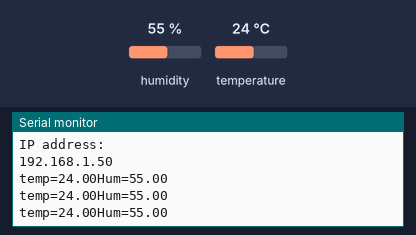
Recording of a sketch running on a simulated ESP8266 (NodeMCU). Shown: the last lines printed to the serial monitor. The inputs (shaded band) are chosen by the test bench; at power-on: humidity 55 %, temperature 24 °C. WiFi joins after 1.5 s; servers stay silent unless stated; uploads are accepted with an empty reply.

Above: at 2.7 s.
2.8 s: humidity set to 22 %
At 4.0 s:
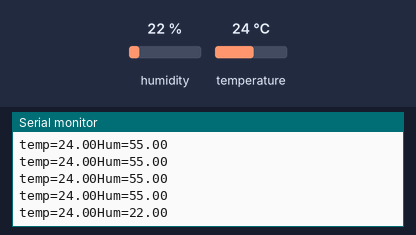
5.5 s: temperature set to 12 °C
At 11.4 s:
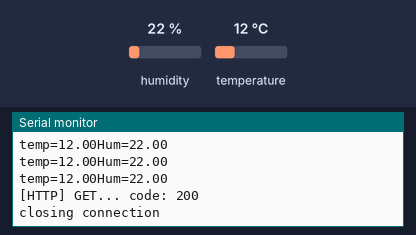
11.5 s: humidity set to 40 %
At 12.3 s:
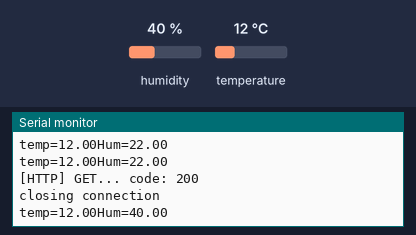
Timing chart, 0 to 14.5 s (numbered marks = the images above; inputs shaded):
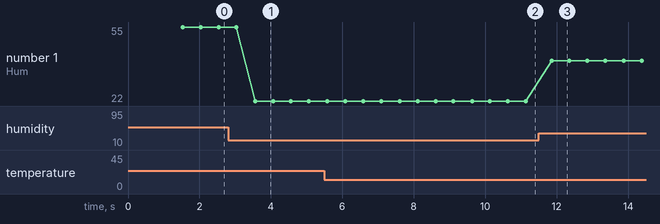

Measured:
- after the input at 2.8 s, the serial monitor: prints a new line after 0.76 s (image 1)
- after the input at 5.5 s, the serial monitor: prints a new line after 0.08 s (image 2)
- after the input at 11.5 s, the serial monitor: prints a new line after 0.36 s (image 3)
- plotted number 1: 55 → 22 after the input at 2.8 s, 22 → 40 after the input at 11.5 s

The sketch:

sketch_dht_000webhost_1.0.ino
```cpp
#include <ESP8266WiFi.h>
#include <ESP8266HTTPClient.h>
#include <WiFiClient.h>
#include <WiFiClientSecure.h>
#include <DHT.h>


const char* ssid = "IOT";
const char* password = "ELECSTARK";


#define DHTPIN D5
#define DHTTYPE DHT11

 int cloud=0;


DHT dht(DHTPIN, DHTTYPE);
 void setup() {
  Serial.begin(115200);

  delay(10);
dht.begin();
  // We start by connecting to a WiFi network

  Serial.println();
  Serial.println();
  Serial.print("Connecting to ");
  Serial.println(ssid);

  WiFi.begin(ssid, password);

  while (WiFi.status() != WL_CONNECTED) {
    delay(500);
    Serial.print(".");
  }

  Serial.println("");
  Serial.println("WiFi connected");
  Serial.println("IP address: ");
  Serial.println(WiFi.localIP());
}

int value = 0;

void loop() {
float h = dht.readHumidity();
float t = dht.readTemperature();
//float t=30;
//float h=80;
Serial.print("temp=");
Serial.print(t);
Serial.print("Hum=");
Serial.println(h);


WiFiClient client;
    HTTPClient http;
 cloud=cloud+1;
 if(cloud>=20)
 {cloud=0;
 //http://api.thingspeak.com/update?api_key=YOUR API KEY&field1=
http.begin(client,"http://samembedded.000webhostapp.com/add.php?temp="+ String(t) +"&hum="+ String(h));
        int httpCode = http.GET();
          if(httpCode > 0) {
               Serial.printf("[HTTP] GET... code: %d\n", httpCode);
               if(httpCode == HTTP_CODE_OK) {
                  String payload = http.getString();
                  Serial.println(payload);
              }
          } else {
              Serial.printf("[HTTP] GET... failed, error: %s\n", http.errorToString(httpCode).c_str());
          }
          http.end(); Serial.println();
  Serial.println("closing connection");
 }
    delay(500);
}
```
